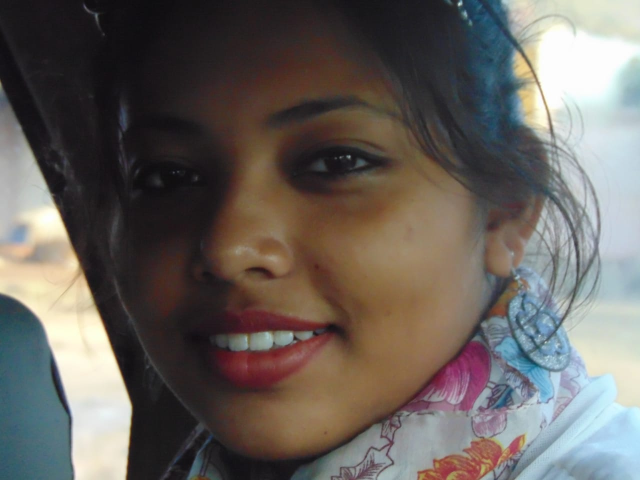
#> input picture OPENCV/pic1.jpg, 1280 x 960 px (shown at 1/2 size)
$ jupyter execute opencv_tests.ipynb
#> lines starting #> are read from the running program, lines starting #| are printed output that depends on the picture
[cell 1]
# OpenCV & Images

[cell 2]
import cv2
import matplotlib.pyplot as plt

[cell 3]
# imread just read the image from the file directory

img = cv2.imread('pic1.jpg')
#> img is the input picture: shape (960, 1280, 3); mean B, G, R 93.6, 98.4, 104.2

print(img.shape)
#| (960, 1280, 3)

[cell 4]
# for show the image
# it returns the pic in BGR format but we have to convert it in a RGB format

plt.imshow(img)
plt.show()

[cell 5]
#converting BGR to RGB

img = cv2.imread('pic1.jpg')
rgb_image = cv2.cvtColor(img,cv2.COLOR_BGR2RGB)

[cell 6]
plt.imshow(rgb_image)
plt.show()

[cell 7]
# for turn off the axis

plt.imshow(rgb_image)
plt.axis("off")
plt.show()

[cell 8]
# Crop image [row,column,all_channels]

crop_image = rgb_image[0:1000,200:1200,:]
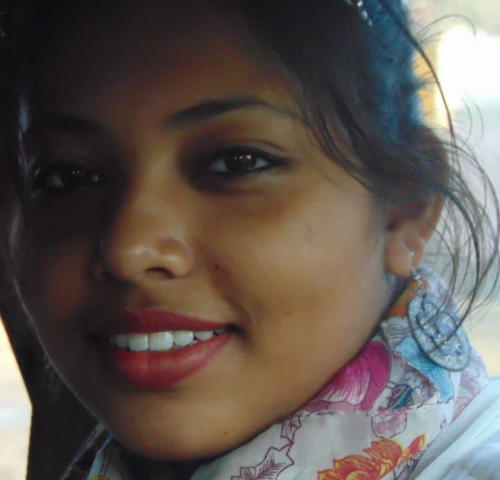
#> crop_image: shape (960, 1000, 3) (shown at 1/2 size); mean R, G, B 95.8, 86.5, 81
plt.imshow(crop_image)
plt.axis("off")
plt.show()

[cell 9]
crop_image.shape
#> Out = (960, 1000, 3)

[cell 10]
total_pixels = crop_image.shape[0]*crop_image.shape[1]
#> total_pixels = 960000

print(total_pixels)
#| 960000

[cell 11]
# resize the image

resize_image = cv2.resize(crop_image,(100,100))
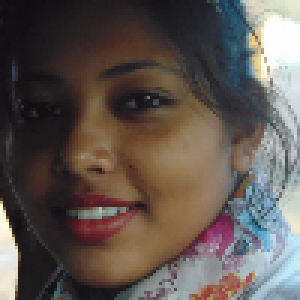
#> resize_image: shape (100, 100, 3) (shown 3 times larger); mean R, G, B 95.7, 86.4, 80.9

plt.imshow(resize_image)
plt.axis("off")
plt.title("kaju"+str(resize_image.shape))
plt.show()

[cell 12]
total_pixels = resize_image.shape[0]*resize_image.shape[1]
#> total_pixels = 10000

print(total_pixels)
#| 10000
